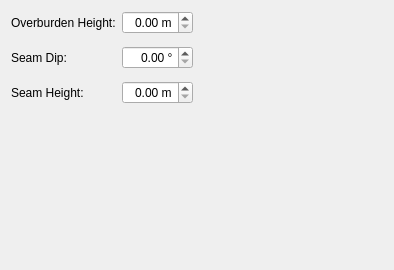
<?xml version="1.0" encoding="UTF-8"?>
<ui version="4.0">
 <class>GeologicalPage</class>
 <widget class="QWizardPage" name="GeologicalPage">
  <property name="geometry">
   <rect>
    <x>0</x>
    <y>0</y>
    <width>394</width>
    <height>270</height>
   </rect>
  </property>
  <property name="windowTitle">
   <string>WizardPage</string>
  </property>
  <property name="title">
   <string>Geological Data</string>
  </property>
  <layout class="QVBoxLayout" name="verticalLayout">
   <item>
    <layout class="QHBoxLayout" name="horizontalLayout">
     <item>
      <layout class="QFormLayout" name="formLayout">
       <property name="verticalSpacing">
        <number>12</number>
       </property>
       <item row="0" column="0">
        <widget class="QLabel" name="label">
         <property name="text">
          <string>Overburden Height:</string>
         </property>
        </widget>
       </item>
       <item row="0" column="1">
        <widget class="QDoubleSpinBox" name="sampleHeightSpin">
         <property name="alignment">
          <set>Qt::AlignRight|Qt::AlignTrailing|Qt::AlignVCenter</set>
         </property>
         <property name="suffix">
          <string> m</string>
         </property>
        </widget>
       </item>
       <item row="1" column="0">
        <widget class="QLabel" name="label_2">
         <property name="text">
          <string>Seam Dip:</string>
         </property>
        </widget>
       </item>
       <item row="1" column="1">
        <widget class="QDoubleSpinBox" name="doubleSpinBox_7">
         <property name="alignment">
          <set>Qt::AlignRight|Qt::AlignTrailing|Qt::AlignVCenter</set>
         </property>
         <property name="suffix">
          <string> °</string>
         </property>
         <property name="maximum">
          <double>90.000000000000000</double>
         </property>
        </widget>
       </item>
       <item row="2" column="0">
        <widget class="QLabel" name="label_3">
         <property name="text">
          <string>Seam Height:</string>
         </property>
        </widget>
       </item>
       <item row="2" column="1">
        <widget class="QDoubleSpinBox" name="sampleHeightSpin_2">
         <property name="alignment">
          <set>Qt::AlignRight|Qt::AlignTrailing|Qt::AlignVCenter</set>
         </property>
         <property name="suffix">
          <string> m</string>
         </property>
        </widget>
       </item>
      </layout>
     </item>
     <item>
      <spacer name="horizontalSpacer">
       <property name="orientation">
        <enum>Qt::Horizontal</enum>
       </property>
       <property name="sizeHint" stdset="0">
        <size>
         <width>40</width>
         <height>20</height>
        </size>
       </property>
      </spacer>
     </item>
    </layout>
   </item>
   <item>
    <spacer name="verticalSpacer">
     <property name="orientation">
      <enum>Qt::Vertical</enum>
     </property>
     <property name="sizeHint" stdset="0">
      <size>
       <width>20</width>
       <height>155</height>
      </size>
     </property>
    </spacer>
   </item>
  </layout>
 </widget>
 <resources/>
 <connections/>
</ui>
